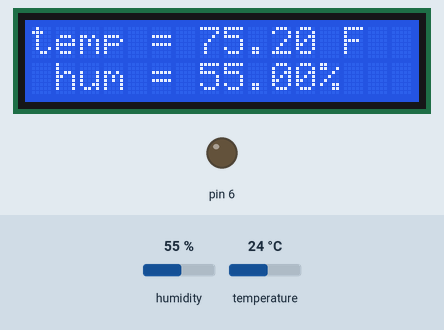
Recording of a sketch running on a simulated Arduino Uno, built with avr-gcc and run on an emulated ATmega328P. Shown: 16×2 character LCD, output pins drawn as LEDs (lit = HIGH). The test bench sets the inputs (shaded band); at power-on: temperature 24 °C, humidity 55 %. What the sketch prints to the serial monitor is not drawn.

Above: at 1.2 s.
1.3 s: temperature set to 41 °C
At 3.5 s:
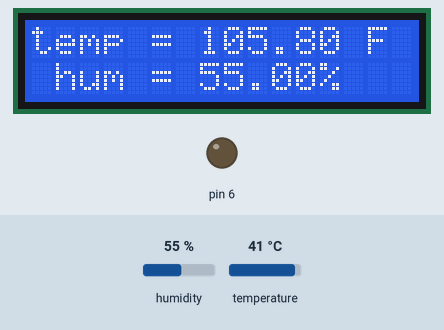
7.5 s: humidity set to 22 %
At 10.0 s:
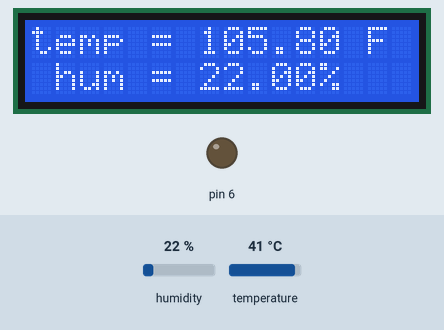
10.4 s: humidity set to 40 %
At 12.2 s:
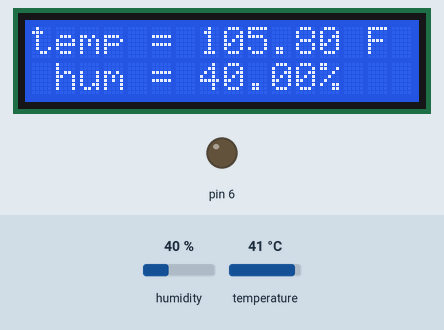
13.3 s: temperature set to 12 °C
At 16.5 s:
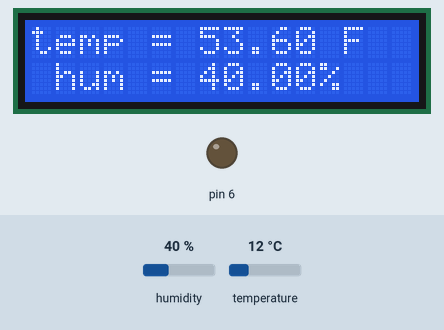
Timing chart, 0 to 17.6 s (numbered marks = the images above; inputs shaded):
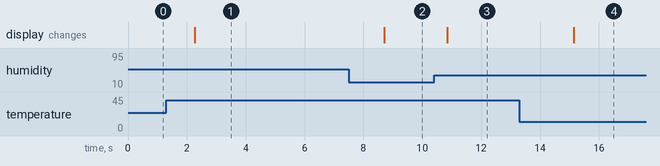

Measured:
- after the input at 1.3 s, the display: changes after 0.96 s (image 1)
- after the input at 7.5 s, the display: changes after 1.2 s (image 2)
- after the input at 10.4 s, the display: changes after 0.45 s (image 3)
- after the input at 13.3 s, the display: changes after 1.8 s (image 4)

The sketch:

TemperatureHumidity.ino
```cpp
#include <DHT.h>
#include <LiquidCrystal_I2C.h>

DHT dht(4, DHT11);
LiquidCrystal_I2C lcd(0x27, 16, 2);

float temp, hum;
String x,y = "";


void setup() {
  // put your setup code here, to run once:
  pinMode(6, OUTPUT);

  Serial.begin(9600);
  dht.begin();

  lcd.init();
  lcd.backlight();
}

void loop() {
  // put your main code here, to run repeatedly:
  lcd.clear();
  lcd.setCursor(0,0);

  if (digitalRead(6) == HIGH) {
    temp = dht.readTemperature();
    x = "temp = " + String(temp) + " C";
  } else {
    temp = dht.readTemperature(true);
    x = "temp = " + String(temp) + " F";
  }

  hum = dht.readHumidity();

  y = " hum = " + String(hum) + "%";

  Serial.println(x);
  Serial.println(y);
  lcd.print(x);

  lcd.setCursor(0,1);
  lcd.print(y);

  delay(500);

}
```
